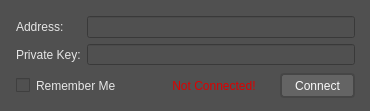
<?xml version="1.0" encoding="UTF-8"?>
<ui version="4.0">
 <class>Dialog</class>
 <widget class="QDialog" name="Dialog">
  <property name="geometry">
   <rect>
    <x>0</x>
    <y>0</y>
    <width>370</width>
    <height>111</height>
   </rect>
  </property>
  <property name="windowTitle">
   <string>Dialog</string>
  </property>
  <property name="autoFillBackground">
   <bool>false</bool>
  </property>
  <property name="styleSheet">
   <string notr="true">background-color: rgb(80, 80, 80);
color: rgb(230, 230, 230);
border-color: rgb(40, 40, 40);</string>
  </property>
  <widget class="QWidget" name="gridLayoutWidget">
   <property name="geometry">
    <rect>
     <x>10</x>
     <y>10</y>
     <width>351</width>
     <height>61</height>
    </rect>
   </property>
   <layout class="QGridLayout" name="gridLayout" rowstretch="0,0" columnstretch="0,0">
    <property name="leftMargin">
     <number>6</number>
    </property>
    <property name="topMargin">
     <number>6</number>
    </property>
    <property name="rightMargin">
     <number>6</number>
    </property>
    <property name="bottomMargin">
     <number>6</number>
    </property>
    <item row="0" column="0">
     <widget class="QLabel" name="label">
      <property name="sizePolicy">
       <sizepolicy hsizetype="Preferred" vsizetype="Preferred">
        <horstretch>0</horstretch>
        <verstretch>0</verstretch>
       </sizepolicy>
      </property>
      <property name="minimumSize">
       <size>
        <width>0</width>
        <height>0</height>
       </size>
      </property>
      <property name="text">
       <string>Address:</string>
      </property>
     </widget>
    </item>
    <item row="1" column="1">
     <widget class="QLineEdit" name="privateKeyLineEdit">
      <property name="styleSheet">
       <string notr="true">lineedit-password-character: 9679</string>
      </property>
      <property name="echoMode">
       <enum>QLineEdit::Password</enum>
      </property>
     </widget>
    </item>
    <item row="0" column="1">
     <widget class="QLineEdit" name="addressLineEdit"/>
    </item>
    <item row="1" column="0">
     <widget class="QLabel" name="label_2">
      <property name="text">
       <string>Private Key:</string>
      </property>
     </widget>
    </item>
   </layout>
  </widget>
  <widget class="QWidget" name="layoutWidget">
   <property name="geometry">
    <rect>
     <x>10</x>
     <y>70</y>
     <width>351</width>
     <height>32</height>
    </rect>
   </property>
   <layout class="QHBoxLayout" name="horizontalLayout">
    <property name="spacing">
     <number>0</number>
    </property>
    <property name="sizeConstraint">
     <enum>QLayout::SetDefaultConstraint</enum>
    </property>
    <property name="leftMargin">
     <number>6</number>
    </property>
    <property name="rightMargin">
     <number>6</number>
    </property>
    <item>
     <widget class="QCheckBox" name="rememberCheckBox">
      <property name="text">
       <string>Remember Me</string>
      </property>
     </widget>
    </item>
    <item>
     <widget class="QLabel" name="connectionLabel">
      <property name="styleSheet">
       <string notr="true">font: 75 8pt &quot;MS Shell Dlg 2&quot;;
color: rgb(220, 0, 0);</string>
      </property>
      <property name="text">
       <string>Not Connected!</string>
      </property>
      <property name="alignment">
       <set>Qt::AlignCenter</set>
      </property>
     </widget>
    </item>
    <item>
     <widget class="QPushButton" name="connectButton">
      <property name="sizePolicy">
       <sizepolicy hsizetype="Fixed" vsizetype="Fixed">
        <horstretch>0</horstretch>
        <verstretch>0</verstretch>
       </sizepolicy>
      </property>
      <property name="minimumSize">
       <size>
        <width>75</width>
        <height>25</height>
       </size>
      </property>
      <property name="styleSheet">
       <string notr="true">QPushButton {
	background-color: rgb(100, 100, 100);
	color: rgb(250, 250, 250);
	border-style: outset;
	border: 2px solid;
	border-color: rgb(70, 70, 70);
	border-radius: 4px;
}

QPushButton:hover {
   background-color: rgb(130, 130, 130);
}

QPushButton:pressed {
	background-color: rgb(85, 85, 85);
}

QPushButton:default {
	background-color: rgb(100, 100, 100);
}</string>
      </property>
      <property name="text">
       <string>Connect</string>
      </property>
      <property name="autoDefault">
       <bool>false</bool>
      </property>
     </widget>
    </item>
   </layout>
  </widget>
 </widget>
 <resources/>
 <connections/>
</ui>
